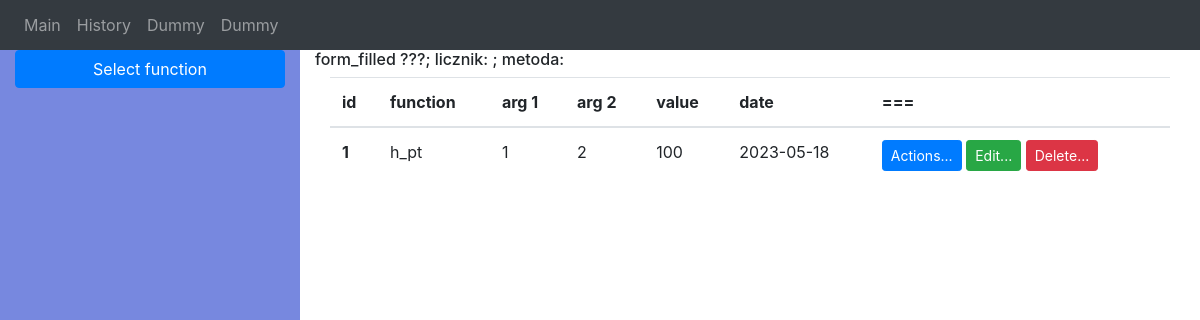
/steam_table_sql_history, run on an earlier commit of the app's database.
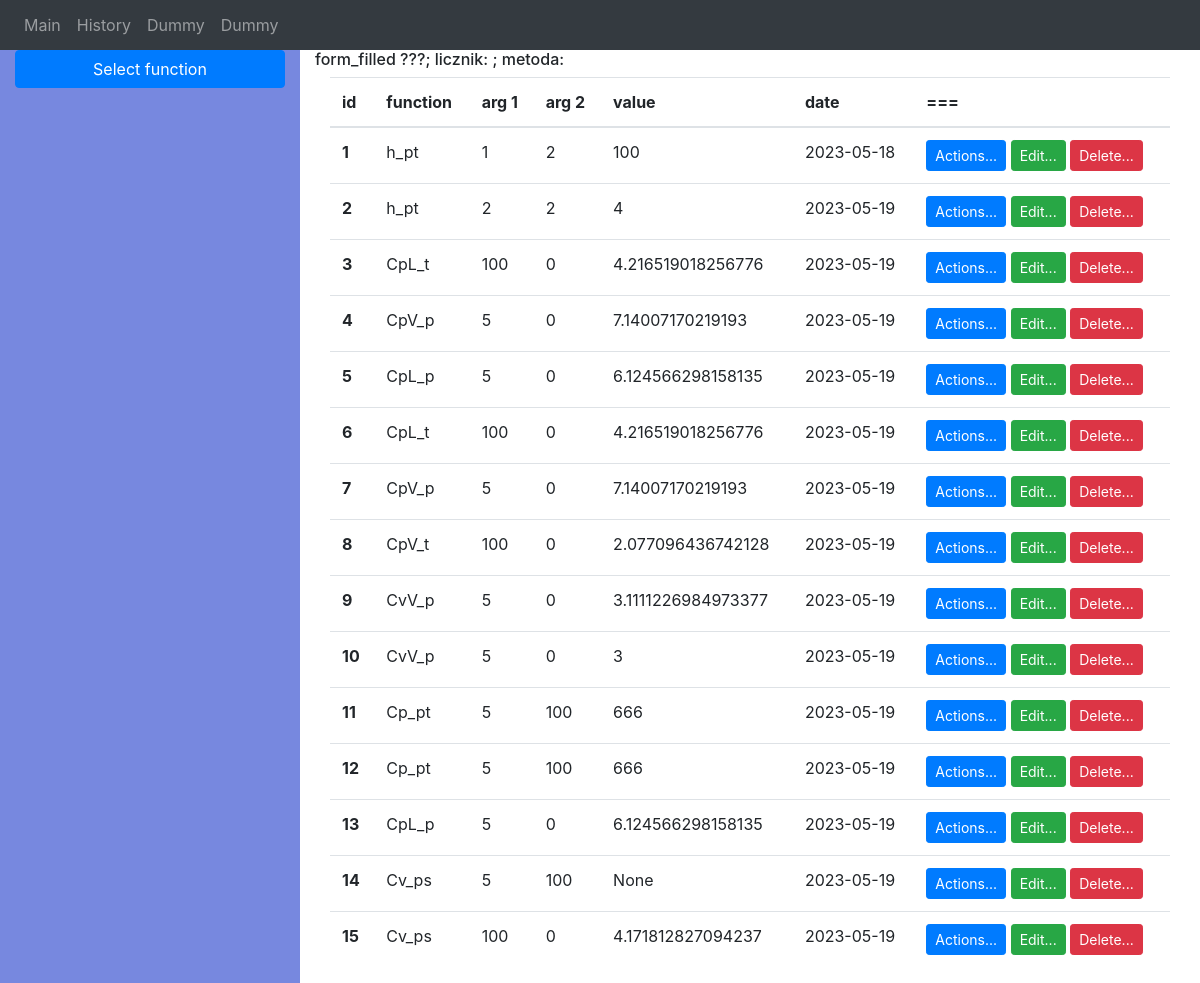
And on a later commit of the database.
### tables this page shows
CREATE TABLE history(id integer primary key autoincrement, function varchar(50), arg1 int, arg2 int, value int, date not null default(date()));

### app.py (the view)
@app.route('/steam_table_sql_history', methods=['GET','POST'])
def steam_table_sql_history():
    routeName = 'steam_table_sql_history'
    dbRecords = []
    db = get_db(app_info["db_file"])
    if test_db(db, tableColumns):
        sql_command = 'select id, function, arg1, arg2, value, date from history;'
        cur = db.execute(sql_command)
        dbRecords = cur.fetchall()
    return render_template('history.html',routeName=routeName, dbRecords=dbRecords)

### app.py (called while the page is built)
def get_db(db_path):
    if not hasattr(g, "sqlite_db"):
        conn = sqlite3.connect(db_path)
        conn.row_factory = sqlite3.Row
        g.sqlite_db = conn
    return g.sqlite_db

def test_db(conn, tableColumns):
    cur = conn.cursor()
    cur.execute("PRAGMA table_info(history)")
    rows = cur.fetchall()
    columnNames = [row["name"] for row in rows]
    for c in tableColumns:
        if c not in columnNames:
            return False
    return True

### Templates/history.html
{% extends "base.html" %}
{% block history %}
<div class="container">
    <table class="table">
        <thead>
          <tr>
            <th scope="col">id</th>
            <th scope="col">function</th>
            <th scope="col">arg 1</th>
            <th scope="col">arg 2</th>
            <th scope="col">value</th>
            <th scope="col">date</th>
            <th scope="col">===</th>
          </tr>
        </thead>
        <tbody>
          {% for dbRecord in dbRecords %}
          <tr>
          <th scope="row">{{ dbRecord.id }}</th>
          <td>{{ dbRecord.function }}</td>
          <td>{{ dbRecord.arg1 }}</td>
          <td>{{ dbRecord.arg2 }}</td>
          <td>{{ dbRecord.value }}</td>
          <td>{{ dbRecord.date }}</td>
          <td>
          <a href="#" class="btn btn-primary btn-sm" role="button">Actions...</a>
          <a href="#" class="btn btn-success btn-sm" role="button">Edit...</a>
          <a href="{{url_for('steam_table_sql_delete',record_id=dbRecord.id)}}" class="btn btn-danger btn-sm" role="button">Delete...</a>
          </td>
          </tr>
          {%endfor%}
        </tbody>
      </table>
</div>
{% endblock %}

What changed in the data, as far as the page shows it:
added history: id "2", function "h_pt", arg1 "2", arg2 "2", value "4", date "2023-05-19"
added history: id "3", function "CpL_t", arg1 "100", arg2 "0", value "4.216519018256776", date "2023-05-19"
added history: id "4", function "CpV_p", arg1 "5", arg2 "0", value "7.14007170219193", date "2023-05-19"
added history: id "5", function "CpL_p", arg1 "5", arg2 "0", value "6.124566298158135", date "2023-05-19"
added history: id "6", function "CpL_t", arg1 "100", arg2 "0", value "4.216519018256776", date "2023-05-19"
added history: id "7", function "CpV_p", arg1 "5", arg2 "0", value "7.14007170219193", date "2023-05-19"
added history: id "8", function "CpV_t", arg1 "100", arg2 "0", value "2.077096436742128", date "2023-05-19"
added history: id "9", function "CvV_p", arg1 "5", arg2 "0", value "3.1111226984973377", date "2023-05-19"
added history: id "10", function "CvV_p", arg1 "5", arg2 "0", value "3", date "2023-05-19"
added history: id "11", function "Cp_pt", arg1 "5", arg2 "100", value "666", date "2023-05-19"
added history: id "12", function "Cp_pt", arg1 "5", arg2 "100", value "666", date "2023-05-19"
added history: id "13", function "CpL_p", arg1 "5", arg2 "0", value "6.124566298158135", date "2023-05-19"
added history: id "14", function "Cv_ps", arg1 "5", arg2 "100", value "None", date "2023-05-19"
added history: id "15", function "Cv_ps", arg1 "100", arg2 "0", value "4.171812827094237", date "2023-05-19"
